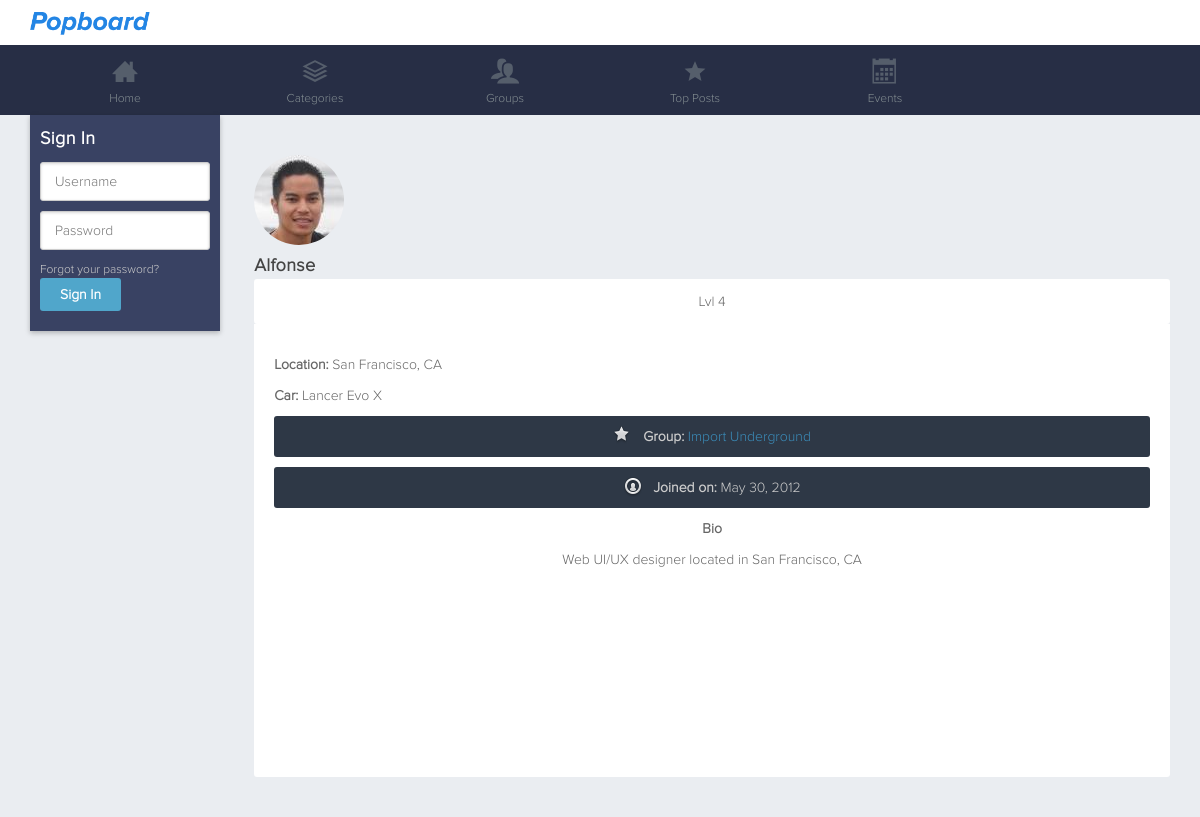
The app's page /profile/alfonse, older data.
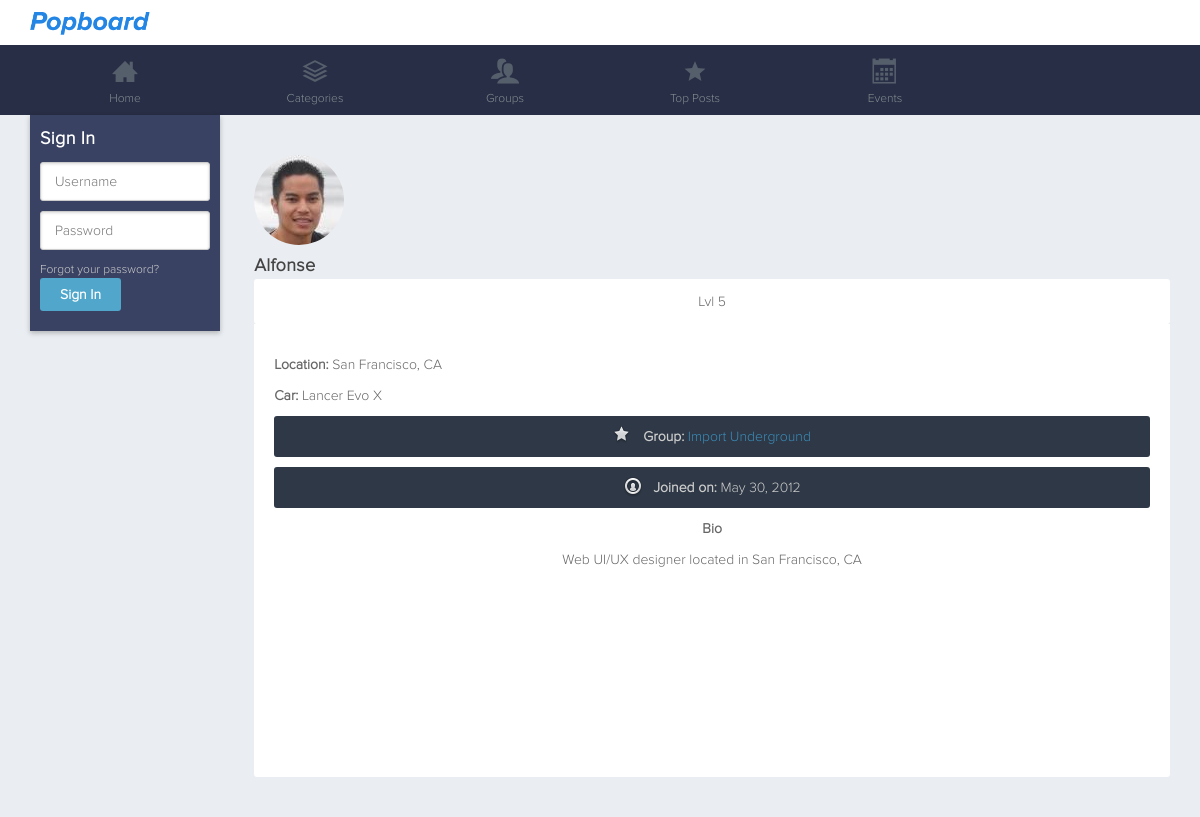
The same page, newer data.
### tables this page shows
CREATE TABLE `users` (
  `user_id` int(11) NOT NULL AUTO_INCREMENT,
  `username` varchar(30) NOT NULL,
  `email` varchar(70) NOT NULL,
  `passwd` char(40) NOT NULL,
  `displayname` varchar(30) NOT NULL,
  `active` binary(1) NOT NULL DEFAULT '0',
  `setup` binary(1) DEFAULT '0',
  `joindate` date DEFAULT NULL,
  `birthdate` date DEFAULT NULL,
  `bio` text,
  `location` varchar(60) DEFAULT NULL,
  `car` varchar(60) DEFAULT NULL,
  `profileimg` varchar(40) DEFAULT NULL,
  `profilebg` varchar(40) DEFAULT NULL,
  `total_posts` int(11) DEFAULT '0',
  `total_comments` int(11) DEFAULT '0',
  `total_likes` int(11) DEFAULT '0',
  `lvl` tinyint(4) DEFAULT '0',
  `total_xp` int(11) NOT NULL DEFAULT '0',
  `total_gp` int(11) DEFAULT '0',
  `group_id` int(11) DEFAULT NULL,
  `session_hash` varchar(32) DEFAULT NULL,
  PRIMARY KEY (`user_id`),
  UNIQUE KEY `username` (`username`),
  UNIQUE KEY `email` (`email`),
  KEY `user_id` (`user_id`)
);

### profile.php (the view, shortened to what this page needs)
<?php
include("config.php");
if (isset( $_COOKIE['login_cookie'] )) {
	$username = mysqli_real_escape_string($dblink, strtolower($_COOKIE['login_cookie']));
	$session_hash = mysqli_real_escape_string($dblink, $_COOKIE['hsh']);
	iu_check_user_setup();
	$r  = mysqli_query($dblink, "SELECT * FROM users WHERE username='$username' AND session_hash = '$session_hash'");
	$Rows = mysqli_fetch_assoc($r);
}else {
	$username = '';
}
$userprofile = mysqli_real_escape_string($dblink, strtolower($_GET['username']));
?>
<!DOCTYPE html>
<html xmlns="http://www.w3.org/1999/xhtml">
<head>
	<link href="/stylesheets/<?= $stylesheet; ?>.css?<?= $__site['filedate']; ?>" rel="stylesheet" type="text/css" />
	<link href="/stylesheets/jcrop.css" rel="stylesheet" type="text/css" />
</head>
<body class="profile">
	<?php include("top.php"); ?>
    <div id="content">
		<?php include("left.php"); ?>
    	<div id="right" class="profilesection">
    		<?
			if($userprofile && ($userprofile != $username )){
				$userProfileQuery1  = mysqli_query($dblink, "SELECT * FROM users USE INDEX (user_id) WHERE username='$userprofile'");
				$userProfileRow1 = mysqli_fetch_assoc($userProfileQuery1);
				$userProfileNum_rows = mysqli_num_rows($userProfileQuery1);
				if($userProfileNum_rows == 1){
					if($userProfileRow1['group_id'] != NULL || $userProfileRow1['group_id'] != ''){
						$userProfileQuery5 = @mysqli_query($dblink, "SELECT groupname, group_url FROM groups WHERE group_id={$userProfileRow1['group_id']}");
						$userProfileRow5 = mysqli_fetch_assoc($userProfileQuery5);
					}
			?>
				<div id="myprofile">
					<div class="userpic <?=$userProfileRow1['profilebg'] ?>">
						<?php iu_get_avatar_pic($userProfileRow1['email']); ?>
						<h3><?= $userProfileRow1['displayname'] ?></h3>
						<div class="lvl">
							<p>Lvl <? if($userProfileRow1['lvl'] == NULL){echo "0";}else{ echo $userProfileRow1['lvl'];} ?></p>
						</div>
					</div>
					<div class="userinfo">
						<p class="location"><span class="icon"></span><strong>Location:</strong> <?= $userProfileRow1['location']; ?></p>
						<p class="car"><span class="icon"></span><strong>Car:</strong> <?= $userProfileRow1['car']; ?></p>
						<p class="group"><span class="icon"></span><strong>Group:</strong>
							<? if($userProfileRow1['group_id'] != NULL || $userProfileRow1['group_id'] != ''){ ?>
								<a href="/group/<?= $userProfileRow5['group_url'] ?>"><?= $userProfileRow5['groupname']; ?></a>
							<? } ?>
						</p>
						<p class="joindate"><span class="icon"></span><strong>Joined on:</strong> <?= iu_readable_date($userProfileRow1['joindate']); ?></p>
						<p class="bio"><strong>Bio</strong></p>
						<p class="bio"><?= stripslashes($userProfileRow1['bio']); ?></p>
						<div class="posts">
							<p class="postcount"><?= $userProfileRow1['total_posts']; ?></p>
							<div class="icon"></div>
							<p>Posts</p>
						</div>
						<div class="comments">
							<p class="commentcount"><?= $userProfileRow1['total_comments']; ?></p>
							<div class="icon"></div>
							<p>Comments</p>
						</div>
						<div class="likes">
							<p class="likescount"><?= $userProfileRow1['total_likes']; ?></p>
							<div class="icon"></div>
							<p>Likes</p>
						</div>
					</div>
				</div>
			<?	}else {
					echo "<h2>Profile Not Found</h2>";
				}
			}
		?>
    	</div>
	</div>
</body>
</html>

### config.php (shortened to what this page needs)
<?php
$stylesheet = 'style1';
$__site = [
	'environment' => 'local',
	'name' => 'Hipboard',
	'email' => 'support@hipboard.com',
	'url' => 'http://www.hipboard.com',
	'keywords' => 'Hipboard, social, social network',
	'description' => 'Sign up now to create your own Hipboard account and post pictures, videos, share stories, like, create private and public groups, and discuss with others',
	'facebook-url' => 'https://www.facebook.com/hipboard',
	'twitter-url' => 'https://www.twiiter.com/hipboard',
	'filedate' => '20150709'
];
?>
	<?
function iu_get_avatar_pic($email = ""){
	include 'dbparams.php';
	$results3 = mysqli_query($dblink, "SELECT profileimg, displayname FROM users WHERE email = '$email'");
	$Row3 = mysqli_fetch_assoc($results3);
	if($Row3['profileimg'] != NULL || $Row3['profileimg'] != ''){
		echo '<img class="avatar" src="/'.$Row3['profileimg'].'" alt="'.$Row3['displayname'].'" />';
	}else {
		echo '<img class="avatar" src="/images/me.jpg" />';
	}
}
	?>
	<?
function iu_readable_date($datetime, $format = 'normal'){
	$date = New DateTime($datetime);
	if($format == 'normal'){
		$updatedDate = date_format($date,'F j, Y');
	}else if($format == 'short'){
		$updatedDate = date_format($date,'M j, Y');
	}else if($format == 'numbered'){
		$updatedDate = date_format($date,'n/j/y');
	}
	return $updatedDate;
}
?>

Row changes from the older to the newer data that the page shows:
changed users "Alfonse": lvl "4" → "5"
